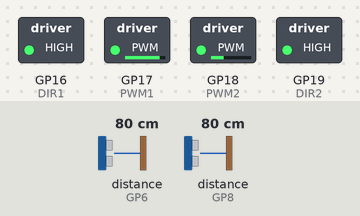
The program below on a simulated Raspberry Pi Pico. Shown: switched loads named in the program (green lamp = pin HIGH). Wiring (inferred from the names in the program): 2 × ultrasonic range finder: trigger GP7, echo GP6 / trigger GP9, echo GP8. Inputs (shaded band) come from the test bench; at power-on: distance to the obstacle (sensors on GP6, GP8) 80 cm. The echo pulse lasts 58.3 µs per cm; pins used as bus, display or sensor lines are not drawn; what the program prints to the serial monitor is not drawn.

Above: at 1.2 s.
1.3 s: distance to the obstacle (sensor on GP6) set to 20 cm
2.8 s: distance to the obstacle (sensor on GP6) set to 18 cm
At 4.0 s:
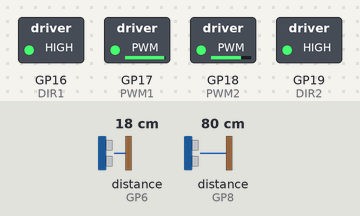
4.3 s: distance to the obstacle (sensor on GP8) set to 27 cm
5.8 s: distance to the obstacle (sensor on GP8) set to 23 cm
At 6.9 s:
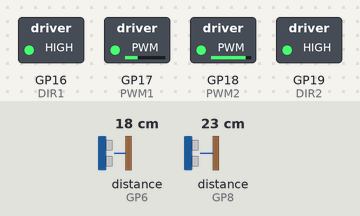
7.3 s: distance to the obstacle (sensor on GP8) set to 35 cm
At 8.5 s:
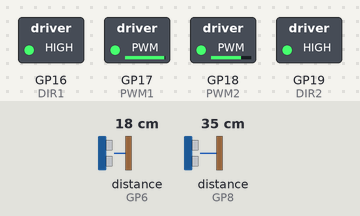
8.8 s: distance to the obstacle (sensor on GP6) set to 2 cm
At 11.9 s:
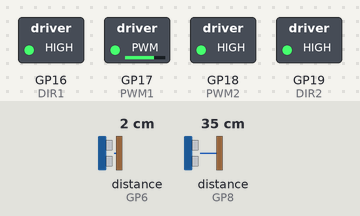
Timing chart, 0 to 12.8 s (numbered marks = the images above; inputs shaded):
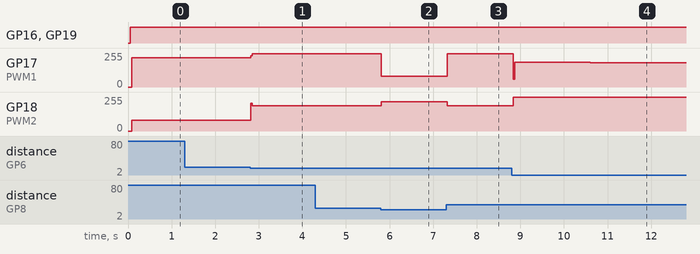

Measured:
- the behaviour switches between 19 and 18 cm on distance to the obstacle (sensor on GP6) (found by bisection; images 0 and 1)
- the behaviour switches between 26 and 25 cm on distance to the obstacle (sensor on GP8) (found by bisection; images 1 and 2)
- after the input at 1.3 s, every drawn part: stays the same
- after the input at 2.8 s, GP17 (PWM1): 220/255 → 249/255 at once; GP18 (PWM2): 80/255 → 191/255 at once
- after the input at 4.3 s, every drawn part: stays the same
- after the input at 5.8 s, GP17 (PWM1): 249/255 → 80/255 at once; GP18 (PWM2): 191/255 → 220/255 at once
- after the input at 7.3 s, GP17 (PWM1): 80/255 → 249/255 at once; GP18 (PWM2): 220/255 → 191/255 at once
- after the input at 8.8 s, GP17 (PWM1): 249/255 → 186/255 at once, → 185/255 0.18 s later, → 184/255 0.80 s later, → 183/255 0.79 s later; GP18 (PWM2): 191/255 → 254/255 at once, → 255/255 0.18 s later

The program:

main.cpp
```cpp
#include <Arduino.h>

#define B_pin 1
//sensores
#define echoPin1 2
#define trigPin1 3
#define echoPin2 8
#define trigPin2 9
#define echoPin3 6
#define trigPin3 7
//driver
#define DIR1 16
#define PWM1 17
#define DIR2 19
#define PWM2 18

#define maxSpeed 220
#define minSpeed 80
#define maxdist1 18
#define maxdist2 25
#define basePWM 220


typedef struct {
  int state, new_state;

  // tes - time entering state
  // tis - time in state
  unsigned long tes, tis;
} fsm_t;

// Input variables
int s1, s2, s3;
int sensor1();
int sensor2();
int sensor3();
boolean run_L, run_R;
int distance;
long duration;
int pos = 0, ENCB, ENCA;

// Output variables
boolean ML, MR, RUN_L, RUN_R, ctrl;
void fwd(boolean RUN, int PWM_L, int PWM_R);
void turnRight(boolean RUN);
void turnLeft(boolean RUN);
void volta(boolean RUN);

//controller variables
int obj, e, eprev, ediff, eint, u, PWM_R, PWM_L;
float kp, ki, kd;

// Our finite state machines
fsm_t fsm1, fsm2, fsm3;

unsigned long interval, last_cycle;
unsigned long loop_micros;

// Set new state
void set_state(fsm_t& fsm, int new_state)
{
  if (fsm.state != new_state) {  // if the state chnanged tis is reset
    fsm.state = new_state;
    fsm.tes = millis();
    fsm.tis = 0;
  }
}


void readEncoder();
int read_distance(int trigPin, int echoPin);
void setMotor(int dir, int pwmVal, int pwm, int dirPin);


void setup() {
  Serial.begin(115200);

  pinMode(trigPin1, OUTPUT);
  pinMode(trigPin2, OUTPUT);
  pinMode(trigPin3, OUTPUT);
  pinMode(echoPin1, INPUT);
  pinMode(echoPin2, INPUT);
  pinMode(echoPin3, INPUT);
  pinMode(DIR1, OUTPUT);
  pinMode(DIR2, OUTPUT);
  pinMode(PWM1, OUTPUT);
  pinMode(PWM2, OUTPUT);


  s1 = false;
  s2 = false;
  s3= false;
  run_R=true ;
  run_L = false;
  ctrl = false;
  interval = 35;


  e = 0;
  eint = 0;
  ediff = 0;
  eprev = 0;
  obj = 10;

  //constantes controlador PID
  kp = 4;
  ki = 0.005;
  kd = 8;

  set_state(fsm1, 0);
  set_state(fsm2, 0);
  set_state(fsm3, 0);
}

void loop()
{
    // To measure the time between loop() calls
    //unsigned long last_loop_micros = loop_micros;

    // Do this only every "interval" miliseconds
    // It helps to clear the switches bounce effect
    unsigned long now = millis();
    if (now - last_cycle > interval) {
      loop_micros = micros();
      last_cycle = now;

      // Read the inputs

      s2 = sensor2();
      s3 = sensor3();


      // FSM processing


      // Calculate next state for the second state machine
      if (fsm2.state == 0 && run_L) {
          fsm2.new_state = 2;
      } else if (fsm2.state == 1 && (s1 < maxdist1 && s2 > maxdist2)) {
          fsm2.new_state = 2;
      } else if (fsm2.state == 2 && (s1 < maxdist1 && s2 < maxdist2)) {
          fsm2.new_state = 3;
      } else if (fsm2.state == 2 && (s1 > maxdist1 && s2 > maxdist2)) {
          fsm2.new_state = 1;
      } else if (fsm2.state == 3 && (s1 < maxdist1 && s2 > maxdist2)) {
          fsm2.new_state = 2;

      }


      if (fsm3.state == 0 && run_R) {
        fsm3.new_state = 2;
      } else if (fsm3.state == 1 && (s3 < maxdist1 && s2 > maxdist2)) {
        fsm3.new_state = 2;
      } else if (fsm3.state == 2 && (s3 < maxdist1 && s2 < maxdist2)) {
        fsm3.new_state = 3;
      } else if (fsm3.state == 2 && (s3 > maxdist1 && s2 > maxdist2)) {
        fsm3.new_state = 1;
      } else if (fsm3.state == 3 && (s3 < maxdist1 && s2 > maxdist2)) {
        fsm3.new_state = 2;
      } else if (fsm3.state == 1 && (s3 < maxdist1 && s2 < maxdist2)) {
        fsm3.new_state = 3;
      }


      // Update the states
      set_state(fsm1, fsm1.new_state);
      set_state(fsm2, fsm2.new_state);
      set_state(fsm3, fsm3.new_state);

      //Control algorithm:
      if(ctrl == 1){
        //Controlador PID
        if(run_L){ // se estiver a seguir a parede da esquerda
          e = obj - s1;
        }

        if(run_R){ // se estiver a seguir a parede da direita
          e = obj - s3;
        }

        eint = (eint + e);
        if(eint > 250) {
          eint = 250;
        }
        if(eint < -250){
          eint = -250;
        }

        ediff = (e - eprev);

        u = kp*e + ki*eint + kd*ediff;

        if(run_L){ // se estiver a seguir a parede da esquerda
          PWM_R = basePWM - u;
          PWM_L = basePWM + u;
        }

        if(run_R){ // se estiver a seguir a parede da direita
          PWM_R = basePWM + u;
          PWM_L = basePWM - u;
        }


        if(PWM_R > 255){
          PWM_R = 255;
        }
        if(PWM_R < 0){
          PWM_R = 0;
        }

        if(PWM_L > 255){
          PWM_L = 255;
        }
        if(PWM_L < 0){
          PWM_L = 0;
        }
      }


      // Actions set by the current state of the second state machine
      if (fsm2.state == 2){
        fwd(1, PWM_L, PWM_R);
        ctrl = 1;
      } else if (fsm2.state == 1){
        turnLeft(1);
      } else if (fsm2.state == 3){
        turnRight(1);
      }


      if (fsm3.state == 2){
        fwd(1, PWM_L, PWM_R);
        ctrl = 1;
      } else if (fsm3.state == 1){
        turnRight(1);
      } else if (fsm3.state == 3){
        turnLeft(1);
      }


    eprev = e;
    // Debug using the serial port

    Serial.print(" x1: ");
    Serial.print(fsm1.state);
    Serial.print(" RUNL: ");
    Serial.print(run_L);
    Serial.print(" x2: ");
    Serial.print(fsm2.state);
    Serial.print(" RUNR: ");
    Serial.print(run_R);
    Serial.print(" x3: ");
    Serial.print(fsm3.state);

    Serial.print("    S1: ");
    Serial.print(s1);
    Serial.print(" S2: ");
    Serial.print(s2);
    Serial.print(" S3: ");
    Serial.print(s3);

    Serial.print("    Erro: ");
    Serial.print(e);
    Serial.print(" ErroInt: ");
    Serial.print(eint);
    Serial.print(" ErroD: ");
    Serial.print(ediff);
    Serial.print(" Input: ");
    Serial.print(u);

    Serial.print("    V direita: ");
    Serial.print(PWM_R);
    Serial.print(" V esquerda: ");
    Serial.print(PWM_L);
    Serial.println();
    }
}


void readEncoder(){
    int b = digitalRead(ENCB);
  if(b > 0){
    pos++;
  }
  else{
    pos--;
  }
}

int read_distance(int trigPin, int echoPin) {
  digitalWrite(trigPin, LOW);
  delayMicroseconds(2);

  digitalWrite(trigPin, HIGH);
  delayMicroseconds(10);
  digitalWrite(trigPin, LOW);

  duration = pulseIn(echoPin, HIGH, 100000UL);
  distance = duration * 0.034 / 2;

  return distance;
}

int sensor1(){
  int dist;
  return dist = read_distance(trigPin1, echoPin1);
}

int sensor2(){
  int dist;
  return dist = read_distance(trigPin2, echoPin2);
}

int sensor3(){
  int dist;
  return dist = read_distance(trigPin3, echoPin3);
}

void turnLeft(boolean RUN){
  if(RUN){
    setMotor(1, maxSpeed, PWM2, DIR2);
    setMotor(1, minSpeed, PWM1, DIR1);
  } else{
    setMotor(1, 0, PWM2, DIR2);
    setMotor(1, 0, PWM1, DIR1);
  }
}

void turnRight(boolean RUN){
  if(RUN){
    setMotor(1, maxSpeed, PWM1, DIR1);
    setMotor(1, minSpeed, PWM2, DIR2);
  } else{
    setMotor(1, 0, PWM2, DIR2);
    setMotor(1, 0, PWM1, DIR1);
  }
}


void fwd(boolean RUN, int PWM_L, int PWM_R){
  if(RUN){
    setMotor(1, PWM_L, PWM1, DIR1);
    setMotor(1, PWM_R, PWM2, DIR2);
  } else{
    setMotor(1, 0, PWM2, DIR2);
    setMotor(1, 0, PWM1, DIR1);
  }
}

void volta(boolean RUN){
  if(RUN){
    setMotor(1, 250, PWM1, DIR1);
    setMotor(1, 50, PWM2, DIR2);
  } else{
    setMotor(1, 0, PWM2, DIR2);
    setMotor(1, 0, PWM1, DIR1);
  }
}

void setMotor(int dir, int pwmVal, int pwm, int dirPin){
  analogWrite(pwm, pwmVal);
  if( dir == 1 ) digitalWrite(dirPin, HIGH);
  else if( dir == -1 ) digitalWrite(dirPin, LOW);
}
```
